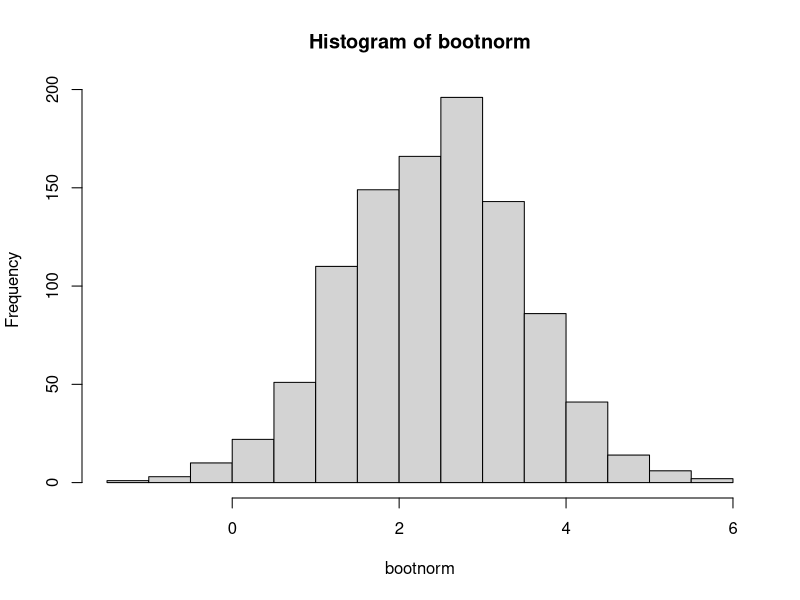
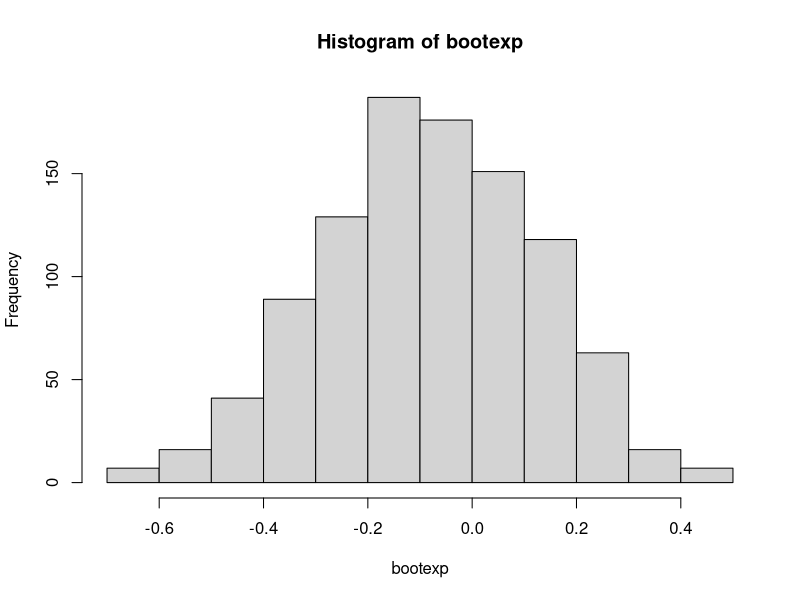

The R source for these figures, in order:
## ---- chunk 1
x<-rnorm(50,22,5)
y<-rnorm(40,20,4)
xbar <- mean(x)
ybar <- mean(y)
meandiff <- xbar- ybar
deviationX<-sd(x)
deviationY<-sd(y)
## ---- chunk 2
xbar
ybar
meandiff
deviationX
deviationY
## ---- chunk 3
bootnorm<-numeric(1000) #initialize bootnorm vector to have 1000 spots in it. # Run loop 1000 times
for (i in 1:1000){
bootsample1 <- sample(x, size=length(x), replace=T)
bootsample2 <- sample(y, size=length(y), replace=T)
bootmean = mean(bootsample1) - mean(bootsample2) # the mean difference between two samples
bootnorm[i] <- bootmean # put 1000 mean difference from the boot samples into bootnorm
}
## ---- chunk 4
mean(bootnorm) # This value should be close to meandiff
sd(bootnorm) # This will give the standard deviation for bootnorm
hist(bootnorm) # histogram of bootnorm
## ---- chunk 5
xexp<-rexp(50)
yexp<-rexp(40)
xexpbar <- mean(xexp)
yexpbar <- mean(yexp)
meanexpdiff <- xexpbar- yexpbar
deviationXexp<-sd(xexp)
deviationYexp<-sd(yexp)
## ---- chunk 6
xexpbar
yexpbar
meanexpdiff
deviationXexp
deviationYexp
## ---- chunk 7
bootexp<-numeric(1000) #initialize bootnorm vector to have 1000 spots in it. 
# Run loop 1000 times
for (i in 1:1000){
bootexpsample1 <- sample(xexp, size=length(xexp), replace=T)
bootexpsample2 <- sample(yexp, size=length(yexp), replace=T)
bootexpmean = mean(bootexpsample1) - mean(bootexpsample2) # the mean difference between two samples
bootexp[i] <- bootexpmean # put 1000 mean difference from the boot samples into bootexp
}
## ---- chunk 8
mean(bootexp) # This value should be close to meanexpdiff
sd(bootexp) # This will give the standard deviation for bootexp
hist(bootexp) # histogram of bootexp
